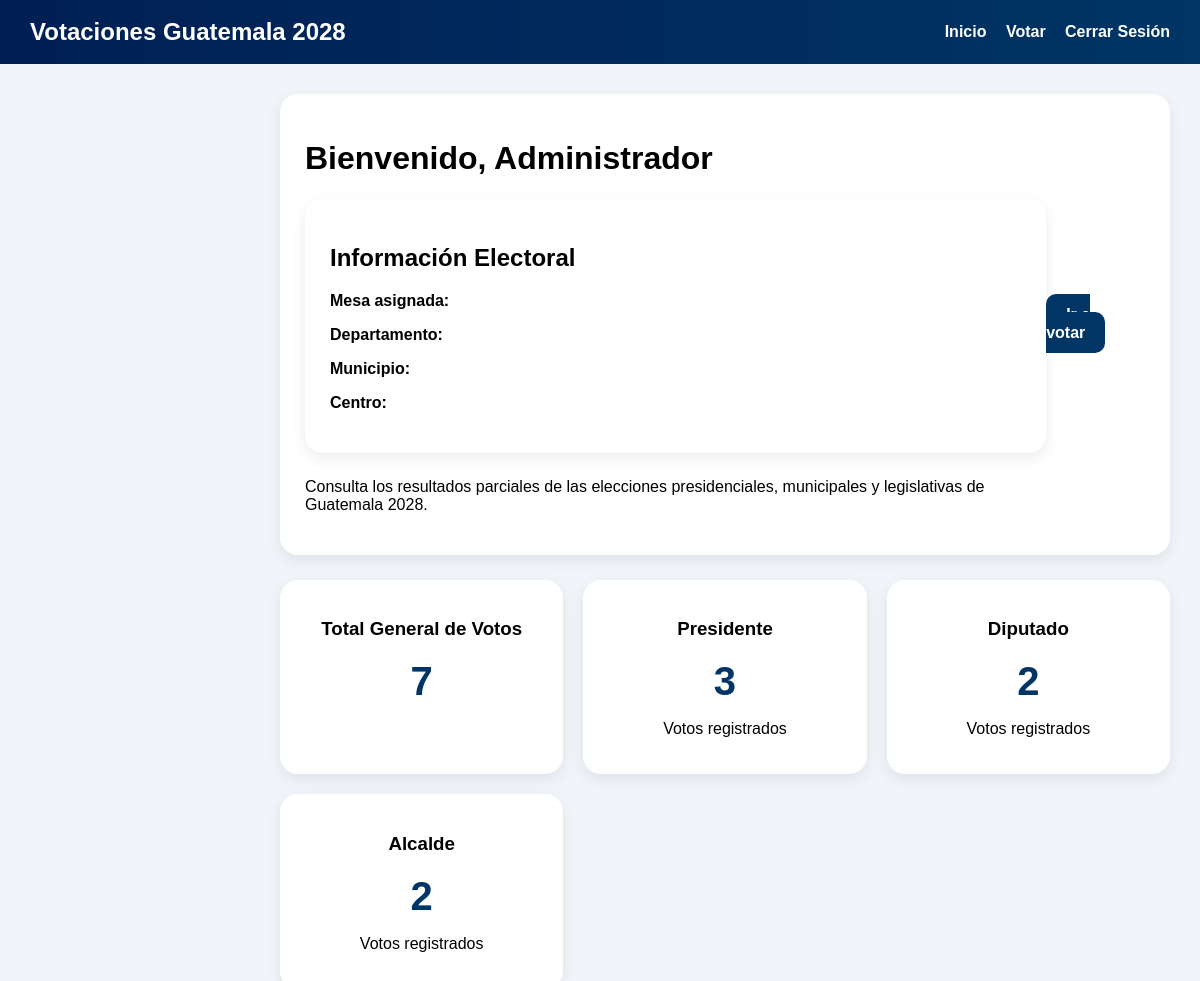
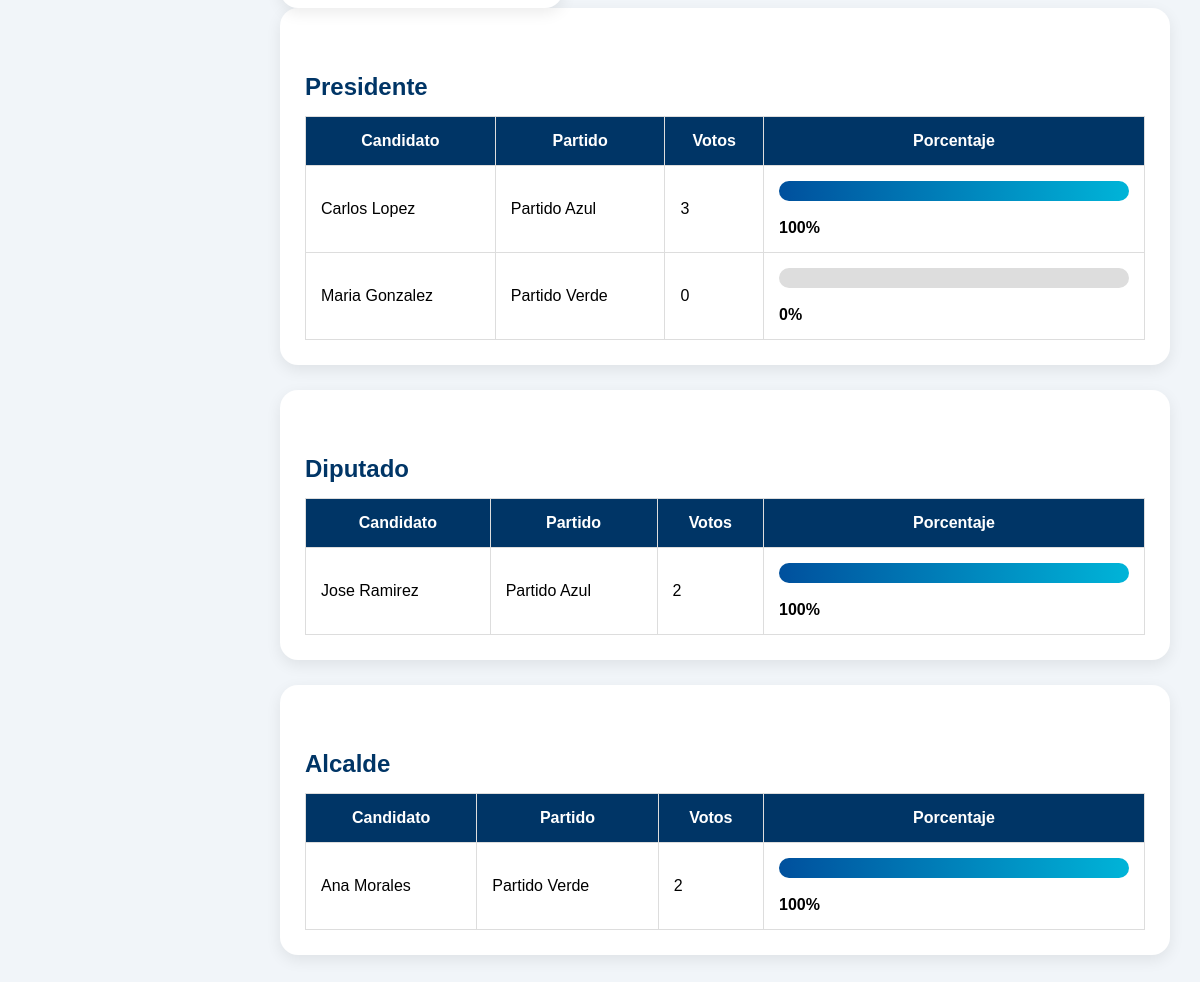
Screenshot of /voter/dashboard.php (signed in) with the database file from the repository (2 pictures, top to bottom).
### tables this page shows
CREATE TABLE `tipos_votacion` (
  `id` int(11) NOT NULL,
  `nombre` varchar(100) DEFAULT NULL
);

CREATE TABLE `candidatos` (
  `id` int(11) NOT NULL,
  `nombre` varchar(100) DEFAULT NULL,
  `foto` varchar(255) DEFAULT NULL,
  `partido_id` int(11) DEFAULT NULL,
  `tipo_id` int(11) DEFAULT NULL,
  `votos` int(11) DEFAULT 0
);

CREATE TABLE `partidos` (
  `id` int(11) NOT NULL,
  `nombre` varchar(100) DEFAULT NULL,
  `siglas` varchar(20) DEFAULT NULL,
  `logo` varchar(255) DEFAULT NULL
);

### voter/dashboard.php (the view, shortened to what this page needs)
<?php
require_once("../includes/conexion.php");
$totalGeneral = mysqli_query($con,"
SELECT COUNT(*) total
FROM votos
");
$totalGeneral = mysqli_fetch_assoc($totalGeneral)['total'];
$totalesCategoria = [];
$consultaTotales = mysqli_query($con,"
SELECT
    tipos_votacion.id,
    tipos_votacion.nombre,
    COUNT(votos.id) AS total
FROM tipos_votacion
LEFT JOIN votos
ON tipos_votacion.id = votos.tipo_id
GROUP BY tipos_votacion.id
");
while($t = mysqli_fetch_assoc($consultaTotales)){
    $totalesCategoria[$t['id']] = $t['total'];
}
?>
<!DOCTYPE html>
<html lang="es">
<head>
<link rel="stylesheet" href="../assets/css/style.css">
</head>
<body>
<div class="navbar">
<h2>Votaciones Guatemala 2028</h2>
<div>
<a href="dashboard.php">Inicio</a>
<a href="votar.php">Votar</a>
<a href="../auth/logout.php">Cerrar Sesión</a>
</div>
</div>
<div class="main">
<div class="card welcome">
<div>
<h1>
Bienvenido,
<?php echo $_SESSION['nombre']; ?>
</h1>
<div class="card">
<h2>Información Electoral</h2>
<p>
<b>Mesa asignada:</b>
</p>
<p>
<b>Departamento:</b>
</p>
<p>
<b>Municipio:</b>
</p>
<p>
<b>Centro:</b>
</p>
</div>
<p>
Consulta los resultados parciales de las elecciones presidenciales,
municipales y legislativas de Guatemala 2028.
</p>
</div>
<div>
<a href="votar.php" class="btn">
Ir a votar
</a>
</div>
</div>
<div class="stats">
<div class="stat">
<h3>Total General de Votos</h3>
<h1><?php echo $totalGeneral; ?></h1>
</div>
<?php
$categorias = mysqli_query($con,"
SELECT * FROM tipos_votacion
");
while($cat=mysqli_fetch_assoc($categorias)){
$totalCategoria = $totalesCategoria[$cat['id']] ?? 0;
?>
<div class="stat">
<h3>
<?php echo $cat['nombre']; ?>
</h3>
<h1>
<?php echo $totalCategoria; ?>
</h1>
<p>Votos registrados</p>
</div>
<?php } ?>
</div>
<?php
$categorias = mysqli_query($con,"
SELECT * FROM tipos_votacion
");
while($categoria = mysqli_fetch_assoc($categorias)){
$tipo_id = $categoria['id'];
$tipo_nombre = $categoria['nombre'];
$totalCategoria = $totalesCategoria[$tipo_id] ?? 0;
echo "
<div class='card'>
<h2 class='titulo'>$tipo_nombre</h2>
<table>
<tr>
<th>Candidato</th>
<th>Partido</th>
<th>Votos</th>
<th>Porcentaje</th>
</tr>
";
$candidatosCategoria = mysqli_query($con,"
SELECT
    candidatos.*,
    partidos.nombre AS partido
FROM candidatos
INNER JOIN partidos
ON candidatos.partido_id = partidos.id
WHERE candidatos.tipo_id = '$tipo_id'
ORDER BY candidatos.votos DESC
");
while($c=mysqli_fetch_assoc($candidatosCategoria)){
$porcentaje = 0;
if($totalCategoria > 0){
    $porcentaje = ($c['votos'] * 100) / $totalCategoria;
}
?>
<tr>
<td>
<?php echo $c['nombre']; ?>
</td>
<td>
<?php echo $c['partido']; ?>
</td>
<td>
<?php echo $c['votos']; ?>
</td>
<td width="350">
<div class="barra">
<div
class="progreso"
style="width: <?php echo $porcentaje; ?>%">
</div>
</div>
<br>
<b>
<?php echo round($porcentaje,2); ?>%
</b>
</td>
</tr>
<?php
}
echo "
</table>
</div>
";
}
?>

### assets/css/style.css (style rules this page uses)
body { margin:0; font-family:Arial; background:#f4f6f9; }
.main { margin-left:250px; padding:20px; }
.card { background:white; padding:20px; border-radius:10px; box-shadow:0px 2px 5px rgba(0,0,0,0.2); margin-bottom:20px; }
table { width:100%; border-collapse:collapse; }
table th,table td { border:1px solid #ddd; padding:10px; }

### voter/dashboard.php (style rules this page uses)
body { margin:0; padding:0; font-family:Arial; background:#f1f5f9; }
.navbar { background:linear-gradient(90deg,#001f54,#003566); color:white; padding:18px 30px; display:flex; justify-content:space-between; align-items:center; }
.navbar h2 { margin:0; }
.navbar a { color:white; text-decoration:none; margin-left:15px; font-weight:bold; }
.main { padding:30px; }
.card { background:white; border-radius:18px; padding:25px; margin-bottom:25px; box-shadow:0 5px 15px rgba(0,0,0,0.08); }
.welcome { display:flex; justify-content:space-between; align-items:center; }
.btn { background:#003566; color:white; padding:12px 20px; text-decoration:none; border-radius:10px; font-weight:bold; transition:0.3s; }
.stats { display:grid; grid-template-columns:repeat(auto-fit,minmax(220px,1fr)); gap:20px; }
.stat { background:white; border-radius:18px; padding:20px; text-align:center; box-shadow:0 5px 15px rgba(0,0,0,0.08); }
.stat h1 { margin:0; font-size:40px; color:#003566; }
table { width:100%; border-collapse:collapse; }
table th { background:#003566; color:white; padding:15px; }
table td { padding:15px; border-bottom:1px solid #ddd; }
.barra { width:100%; background:#ddd; border-radius:20px; overflow:hidden; height:20px; }
.progreso { height:20px; background:linear-gradient(90deg,#00509d,#00b4d8); }
.titulo { margin-top:40px; margin-bottom:15px; color:#003566; }

### rows the page displays
tipos_votacion: nombre "Presidente", totalCategoria "3"
tipos_votacion: nombre "Diputado", id "2"
tipos_votacion: nombre "Alcalde", totalCategoria "2"
candidatos: nombre "Carlos Lopez", partido.nombre "Partido Azul", votos "3", porcentaje "100"
candidatos: nombre "Maria Gonzalez", partido.nombre "Partido Verde", votos "0"
candidatos: nombre "Jose Ramirez", partido.nombre "Partido Azul", votos "2", porcentaje "100"
candidatos: nombre "Ana Morales", partido.nombre "Partido Verde", votos "2", votos "100"

### other values shown
$_SESSION['nombre'] "Administrador"
$totalGeneral "7"
